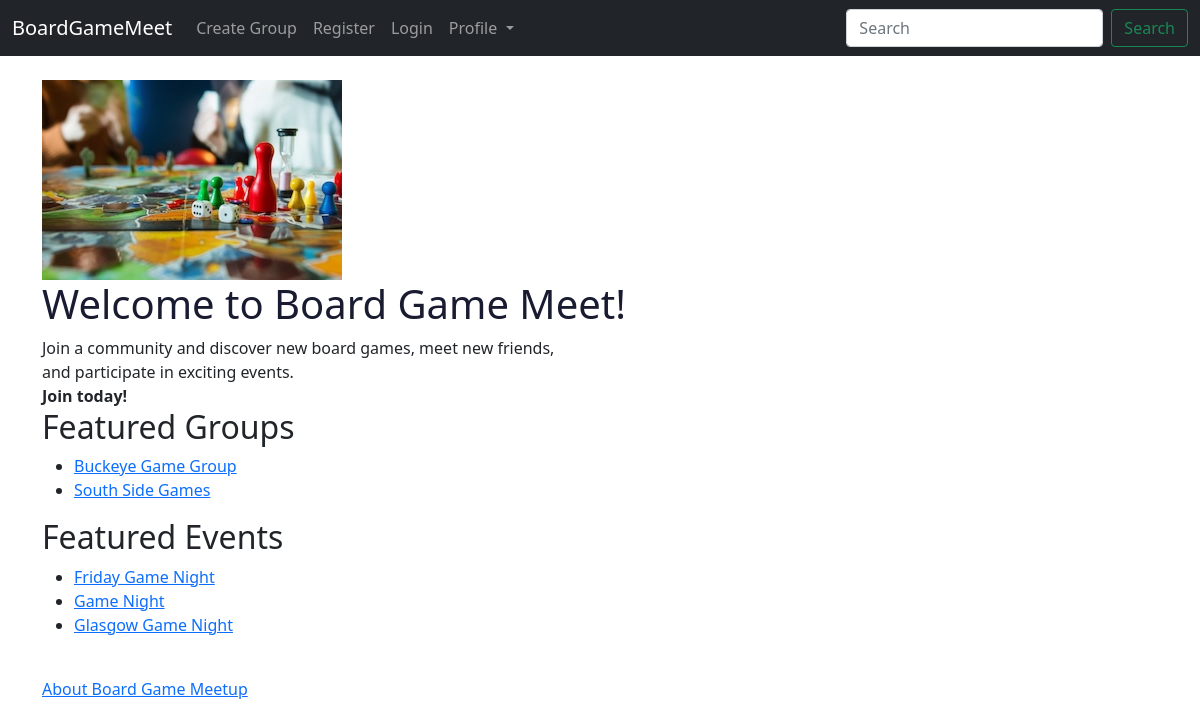
Before: / with the older database file.
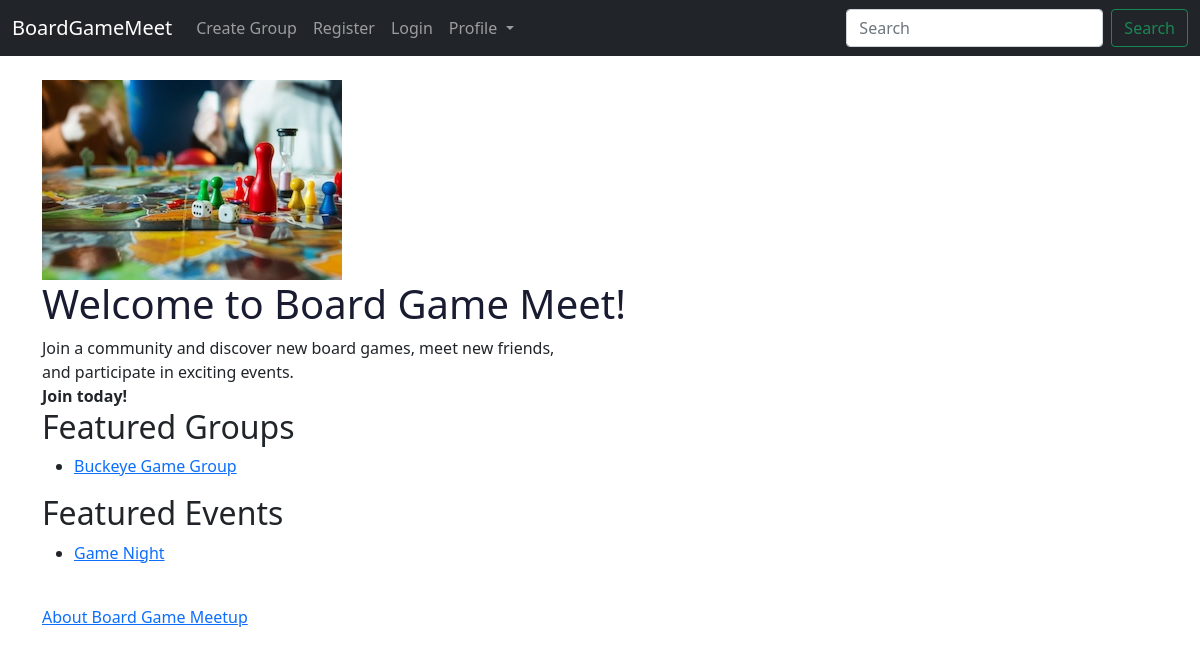
After: the same page with the newer database file.
### boardgame/models.py (models this page shows, shortened)
class Group(models.Model):
    name = models.CharField(max_length=100)
    description = models.TextField()
    location = models.CharField(max_length=255)
    members = models.ManyToManyField(User, through='GroupMembers')
    slug = models.SlugField(unique=True)

class Event(models.Model):
    group = models.ForeignKey(Group, on_delete=models.CASCADE)
    title = models.CharField(max_length=100)
    description = models.TextField()
    date_time = models.DateTimeField()
    location = models.ForeignKey('EventLocation', on_delete=models.CASCADE)
    attendees = models.ManyToManyField(User, through='EventAttendance')
    nominations = models.ManyToManyField(Game, through='GameNomination')

### boardgame/views.py (the view)
# urls.py: path("",views.home, name="home"),
def home(request):
    group_list = Group.objects.all().order_by('name')
    event_list = Event.objects.all().order_by('title')
    context_dict = {
        'boldmessage': 'Join today!',
        'groups': group_list,
        'events': event_list
    }
    return render(request, 'boardgame/home.html', context=context_dict)

### boardgame/templates/boardgame/home.html (shortened to what this page needs)
{% extends 'boardgame/base.html' %}
{% load static %}
{% block content %}
    <head>
        <link rel="stylesheet" type ="text/css" href="{% static 'boardgame/style.css' %}">
        <img src="{% static 'boardgame/images/boardgamehome.jpeg' %}" alt="Board Game Home" />
    </head>
    <body>
        <h1 class = "test" >Welcome to Board Game Meet!</h1>
        <div>
            Join a community and discover new board games, meet new friends, <br>
            and participate in exciting events. <br />
            <strong>{{ boldmessage }}</strong><br /> </div>
        <div>
        <div>
            <h2>Featured Groups</h2>
            {% if groups %}
                <ul>
                    {% for group in groups %}
                        <li>
                            <a href="{% url 'group_profile' group.slug %}">{{ group.name }}</a>
                        </li>
                    {% endfor %}
                </ul>
            {% else %}
                <strong>There are no groups present.</strong>
            {% endif %}
        </div>
        <div>
            <h2>Featured Events</h2>
            {% if events %}
                <ul>
                    {% for event in events %}
                    <li>
                        <a href="{% url 'event_details' event.id %}">{{ event.title }}</a>
                    </li>
                    {% endfor %}
                </ul>
            {% else %}
                <strong>There are no events present.</strong>
            {% endif %}
        </div>
        <br>
        <div>
            <a href="/boardgame/about/">About Board Game Meetup</a><br />
        </div>
     </body>
{% endblock %}

Changed rows visible on the page:
removed Group: name "South Side Games"
removed Event: title "Friday Game Night"
removed Event: title "Glasgow Game Night"
